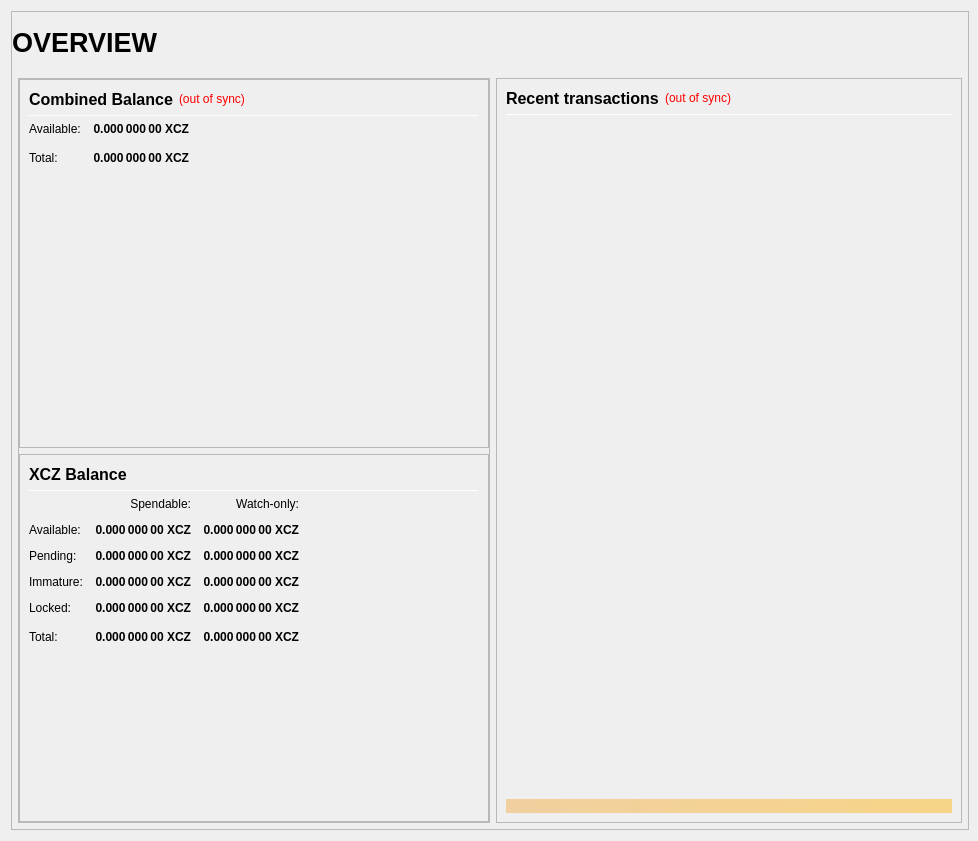
<?xml version="1.0" encoding="UTF-8"?>
<ui version="4.0">
 <class>OverviewPage</class>
 <widget class="QWidget" name="OverviewPage">
  <property name="geometry">
   <rect>
    <x>0</x>
    <y>0</y>
    <width>978</width>
    <height>841</height>
   </rect>
  </property>
  <property name="minimumSize">
   <size>
    <width>960</width>
    <height>682</height>
   </size>
  </property>
  <property name="windowTitle">
   <string>Form</string>
  </property>
  <layout class="QVBoxLayout" name="topLayout" stretch="1">
   <property name="rightMargin">
    <number>9</number>
   </property>
   <item>
    <widget class="QFrame" name="frame_BG">
     <property name="minimumSize">
      <size>
       <width>850</width>
       <height>610</height>
      </size>
     </property>
     <property name="maximumSize">
      <size>
       <width>16777215</width>
       <height>16777215</height>
      </size>
     </property>
     <property name="frameShape">
      <enum>QFrame::StyledPanel</enum>
     </property>
     <property name="frameShadow">
      <enum>QFrame::Raised</enum>
     </property>
     <layout class="QVBoxLayout" name="verticalLayout_3" stretch="1">
      <property name="leftMargin">
       <number>0</number>
      </property>
      <property name="topMargin">
       <number>0</number>
      </property>
      <property name="rightMargin">
       <number>0</number>
      </property>
      <property name="bottomMargin">
       <number>6</number>
      </property>
      <item>
       <layout class="QVBoxLayout" name="verticalLayout_Master" stretch="0,1">
        <property name="margin">
         <number>0</number>
        </property>
        <item>
         <widget class="QFrame" name="frame_Header">
          <layout class="QVBoxLayout" name="verticalLayout_Header" stretch="0">
           <property name="margin">
            <number>0</number>
           </property>
           <item>
            <layout class="QHBoxLayout" name="horizontalLayout_Header" stretch="1,0,1">
             <property name="spacing">
              <number>6</number>
             </property>
             <item>
              <widget class="QLabel" name="labelOverviewHeaderLeft">
               <property name="minimumSize">
                <size>
                 <width>464</width>
                 <height>60</height>
                </size>
               </property>
               <property name="maximumSize">
                <size>
                 <width>16777215</width>
                 <height>60</height>
                </size>
               </property>
               <property name="font">
                <font>
                 <pointsize>20</pointsize>
                 <weight>75</weight>
                 <bold>true</bold>
                </font>
               </property>
               <property name="text">
                <string>OVERVIEW</string>
               </property>
               <property name="alignment">
                <set>Qt::AlignLeading|Qt::AlignLeft|Qt::AlignVCenter</set>
               </property>
              </widget>
             </item>
             <item>
              <spacer name="horizontalSpacer_Header">
               <property name="orientation">
                <enum>Qt::Horizontal</enum>
               </property>
               <property name="sizeHint" stdset="0">
                <size>
                 <width>40</width>
                 <height>20</height>
                </size>
               </property>
              </spacer>
             </item>
             <item>
              <widget class="QLabel" name="labelOverviewHeaderRight">
               <property name="minimumSize">
                <size>
                 <width>464</width>
                 <height>60</height>
                </size>
               </property>
               <property name="maximumSize">
                <size>
                 <width>16777215</width>
                 <height>60</height>
                </size>
               </property>
               <property name="font">
                <font>
                 <pointsize>14</pointsize>
                </font>
               </property>
               <property name="text">
                <string/>
               </property>
               <property name="alignment">
                <set>Qt::AlignRight|Qt::AlignTrailing|Qt::AlignVCenter</set>
               </property>
              </widget>
             </item>
            </layout>
           </item>
          </layout>
         </widget>
        </item>
        <item>
         <widget class="QFrame" name="frame_Content">
          <layout class="QVBoxLayout" name="verticalLayout_Content">
           <property name="leftMargin">
            <number>6</number>
           </property>
           <property name="topMargin">
            <number>0</number>
           </property>
           <property name="rightMargin">
            <number>6</number>
           </property>
           <property name="bottomMargin">
            <number>0</number>
           </property>
           <item>
            <layout class="QHBoxLayout" name="horizontalLayout_Content" stretch="1,1">
             <property name="spacing">
              <number>6</number>
             </property>
             <item>
              <layout class="QVBoxLayout" name="verticalLayout_left" stretch="1">
               <item>
                <widget class="QFrame" name="frameObfuscation">
                 <property name="minimumSize">
                  <size>
                   <width>0</width>
                   <height>0</height>
                  </size>
                 </property>
                 <property name="frameShape">
                  <enum>QFrame::StyledPanel</enum>
                 </property>
                 <property name="frameShadow">
                  <enum>QFrame::Raised</enum>
                 </property>
                 <layout class="QVBoxLayout" name="verticalLayout" stretch="0,0,0">
                  <property name="margin">
                   <number>0</number>
                  </property>
                  <item>
                   <widget class="QFrame" name="frame_CombinedBalances">
                    <property name="minimumSize">
                     <size>
                      <width>470</width>
                      <height>0</height>
                     </size>
                    </property>
                    <property name="frameShape">
                     <enum>QFrame::StyledPanel</enum>
                    </property>
                    <property name="frameShadow">
                     <enum>QFrame::Raised</enum>
                    </property>
                    <layout class="QVBoxLayout" name="verticalLayout_5">
                     <item>
                      <layout class="QHBoxLayout" name="horizontalLayout_5" stretch="0,0,0">
                       <item>
                        <widget class="QLabel" name="label_5z">
                         <property name="minimumSize">
                          <size>
                           <width>0</width>
                           <height>20</height>
                          </size>
                         </property>
                         <property name="font">
                          <font>
                           <pointsize>12</pointsize>
                           <weight>75</weight>
                           <bold>true</bold>
                          </font>
                         </property>
                         <property name="toolTip">
                          <string>Combined Balance (including unconfirmed and immature coins)</string>
                         </property>
                         <property name="text">
                          <string>Combined Balance</string>
                         </property>
                        </widget>
                       </item>
                       <item>
                        <widget class="QLabel" name="labelWalletStatus">
                         <property name="cursor">
                          <cursorShape>WhatsThisCursor</cursorShape>
                         </property>
                         <property name="toolTip">
                          <string>The displayed information may be out of date. Your wallet automatically synchronizes with the XChainZ network after a connection is established, but this process has not completed yet.</string>
                         </property>
                         <property name="styleSheet">
                          <string notr="true">QLabel { color: red; }</string>
                         </property>
                         <property name="text">
                          <string notr="true">(out of sync)</string>
                         </property>
                         <property name="alignment">
                          <set>Qt::AlignLeading|Qt::AlignLeft|Qt::AlignVCenter</set>
                         </property>
                        </widget>
                       </item>
                       <item>
                        <spacer name="horizontalSpacer_1">
                         <property name="orientation">
                          <enum>Qt::Horizontal</enum>
                         </property>
                         <property name="sizeHint" stdset="0">
                          <size>
                           <width>40</width>
                           <height>20</height>
                          </size>
                         </property>
                        </spacer>
                       </item>
                      </layout>
                     </item>
                     <item>
                      <widget class="Line" name="line_CombinedBalance">
                       <property name="minimumSize">
                        <size>
                         <width>0</width>
                         <height>1</height>
                        </size>
                       </property>
                       <property name="maximumSize">
                        <size>
                         <width>16777215</width>
                         <height>1</height>
                        </size>
                       </property>
                       <property name="orientation">
                        <enum>Qt::Horizontal</enum>
                       </property>
                      </widget>
                     </item>
                     <item>
                      <layout class="QGridLayout" name="gridLayout_3">
                       <property name="spacing">
                        <number>12</number>
                       </property>
                       <item row="1" column="0">
                        <widget class="QLabel" name="labelBalanceTextz">
                         <property name="text">
                          <string>Available:</string>
                         </property>
                        </widget>
                       </item>
                       <item row="1" column="1">
                        <widget class="QLabel" name="labelBalancez">
                         <property name="font">
                          <font>
                           <weight>75</weight>
                           <bold>true</bold>
                          </font>
                         </property>
                         <property name="cursor">
                          <cursorShape>IBeamCursor</cursorShape>
                         </property>
                         <property name="toolTip">
                          <string>Your current spendable balance</string>
                         </property>
                         <property name="text">
                          <string notr="true">0.000 000 00 XCZ</string>
                         </property>
                         <property name="alignment">
                          <set>Qt::AlignRight|Qt::AlignTrailing|Qt::AlignVCenter</set>
                         </property>
                         <property name="textInteractionFlags">
                          <set>Qt::LinksAccessibleByMouse|Qt::TextSelectableByKeyboard|Qt::TextSelectableByMouse</set>
                         </property>
                        </widget>
                       </item>
                       <item row="2" column="0">
                        <widget class="QLabel" name="labelTotalTextz">
                         <property name="text">
                          <string>Total:</string>
                         </property>
                        </widget>
                       </item>
                       <item row="2" column="1">
                        <widget class="QLabel" name="labelTotalz">
                         <property name="font">
                          <font>
                           <weight>75</weight>
                           <bold>true</bold>
                          </font>
                         </property>
                         <property name="cursor">
                          <cursorShape>IBeamCursor</cursorShape>
                         </property>
                         <property name="toolTip">
                          <string>Total Balance, including all unavailable coins.</string>
                         </property>
                         <property name="text">
                          <string notr="true">0.000 000 00 XCZ</string>
                         </property>
                         <property name="alignment">
                          <set>Qt::AlignRight|Qt::AlignTrailing|Qt::AlignVCenter</set>
                         </property>
                         <property name="textInteractionFlags">
                          <set>Qt::LinksAccessibleByMouse|Qt::TextSelectableByKeyboard|Qt::TextSelectableByMouse</set>
                         </property>
                        </widget>
                       </item>
                       <item row="2" column="3">
                        <spacer name="horizontalSpacer_2">
                         <property name="orientation">
                          <enum>Qt::Horizontal</enum>
                         </property>
                         <property name="sizeHint" stdset="0">
                          <size>
                           <width>40</width>
                           <height>20</height>
                          </size>
                         </property>
                        </spacer>
                       </item>
                      </layout>
                     </item>
                     <item>
                      <spacer name="verticalSpacer_1">
                       <property name="orientation">
                        <enum>Qt::Vertical</enum>
                       </property>
                       <property name="sizeHint" stdset="0">
                        <size>
                         <width>20</width>
                         <height>40</height>
                        </size>
                       </property>
                      </spacer>
                     </item>
                    </layout>
                   </widget>
                  </item>
                  <item>
                   <widget class="QFrame" name="frame_Balances">
                    <property name="frameShape">
                     <enum>QFrame::StyledPanel</enum>
                    </property>
                    <property name="frameShadow">
                     <enum>QFrame::Raised</enum>
                    </property>
                    <layout class="QVBoxLayout" name="verticalLayout_4">
                     <item>
                      <layout class="QHBoxLayout" name="horizontalLayout_4">
                       <item>
                        <widget class="QLabel" name="label_5">
                         <property name="minimumSize">
                          <size>
                           <width>0</width>
                           <height>20</height>
                          </size>
                         </property>
                         <property name="font">
                          <font>
                           <pointsize>12</pointsize>
                           <weight>75</weight>
                           <bold>true</bold>
                          </font>
                         </property>
                         <property name="text">
                          <string>XCZ Balance</string>
                         </property>
                        </widget>
                       </item>
                       <item>
                        <spacer name="horizontalSpacer_3">
                         <property name="orientation">
                          <enum>Qt::Horizontal</enum>
                         </property>
                         <property name="sizeHint" stdset="0">
                          <size>
                           <width>40</width>
                           <height>20</height>
                          </size>
                         </property>
                        </spacer>
                       </item>
                      </layout>
                     </item>
                     <item>
                      <widget class="Line" name="line_Balance">
                       <property name="minimumSize">
                        <size>
                         <width>0</width>
                         <height>1</height>
                        </size>
                       </property>
                       <property name="maximumSize">
                        <size>
                         <width>16777215</width>
                         <height>1</height>
                        </size>
                       </property>
                       <property name="orientation">
                        <enum>Qt::Horizontal</enum>
                       </property>
                      </widget>
                     </item>
                     <item>
                      <layout class="QGridLayout" name="gridLayout">
                       <property name="spacing">
                        <number>12</number>
                       </property>
                       <item row="0" column="1">
                        <widget class="QLabel" name="labelSpendable">
                         <property name="text">
                          <string>Spendable:</string>
                         </property>
                         <property name="alignment">
                          <set>Qt::AlignRight|Qt::AlignTrailing|Qt::AlignVCenter</set>
                         </property>
                        </widget>
                       </item>
                       <item row="0" column="2">
                        <widget class="QLabel" name="labelWatchonly">
                         <property name="text">
                          <string>Watch-only:</string>
                         </property>
                         <property name="alignment">
                          <set>Qt::AlignRight|Qt::AlignTrailing|Qt::AlignVCenter</set>
                         </property>
                        </widget>
                       </item>
                       <item row="1" column="0">
                        <widget class="QLabel" name="labelBalanceText">
                         <property name="text">
                          <string>Available:</string>
                         </property>
                        </widget>
                       </item>
                       <item row="1" column="1">
                        <widget class="QLabel" name="labelBalance">
                         <property name="font">
                          <font>
                           <weight>75</weight>
                           <bold>true</bold>
                          </font>
                         </property>
                         <property name="cursor">
                          <cursorShape>IBeamCursor</cursorShape>
                         </property>
                         <property name="toolTip">
                          <string>Your current spendable balance</string>
                         </property>
                         <property name="text">
                          <string notr="true">0.000 000 00 XCZ</string>
                         </property>
                         <property name="alignment">
                          <set>Qt::AlignRight|Qt::AlignTrailing|Qt::AlignVCenter</set>
                         </property>
                         <property name="textInteractionFlags">
                          <set>Qt::LinksAccessibleByMouse|Qt::TextSelectableByKeyboard|Qt::TextSelectableByMouse</set>
                         </property>
                        </widget>
                       </item>
                       <item row="1" column="2">
                        <widget class="QLabel" name="labelWatchAvailable">
                         <property name="font">
                          <font>
                           <weight>75</weight>
                           <bold>true</bold>
                          </font>
                         </property>
                         <property name="cursor">
                          <cursorShape>IBeamCursor</cursorShape>
                         </property>
                         <property name="toolTip">
                          <string>Your current balance in watch-only addresses</string>
                         </property>
                         <property name="text">
                          <string notr="true">0.000 000 00 XCZ</string>
                         </property>
                         <property name="alignment">
                          <set>Qt::AlignRight|Qt::AlignTrailing|Qt::AlignVCenter</set>
                         </property>
                         <property name="textInteractionFlags">
                          <set>Qt::LinksAccessibleByMouse|Qt::TextSelectableByKeyboard|Qt::TextSelectableByMouse</set>
                         </property>
                        </widget>
                       </item>
                       <item row="2" column="0">
                        <widget class="QLabel" name="labelPendingText">
                         <property name="text">
                          <string>Pending:</string>
                         </property>
                        </widget>
                       </item>
                       <item row="2" column="1">
                        <widget class="QLabel" name="labelUnconfirmed">
                         <property name="font">
                          <font>
                           <weight>75</weight>
                           <bold>true</bold>
                          </font>
                         </property>
                         <property name="cursor">
                          <cursorShape>IBeamCursor</cursorShape>
                         </property>
                         <property name="toolTip">
                          <string>Total of transactions that have yet to be confirmed, and do not yet count toward the spendable balance</string>
                         </property>
                         <property name="text">
                          <string notr="true">0.000 000 00 XCZ</string>
                         </property>
                         <property name="alignment">
                          <set>Qt::AlignRight|Qt::AlignTrailing|Qt::AlignVCenter</set>
                         </property>
                         <property name="textInteractionFlags">
                          <set>Qt::LinksAccessibleByMouse|Qt::TextSelectableByKeyboard|Qt::TextSelectableByMouse</set>
                         </property>
                        </widget>
                       </item>
                       <item row="2" column="2">
                        <widget class="QLabel" name="labelWatchPending">
                         <property name="font">
                          <font>
                           <weight>75</weight>
                           <bold>true</bold>
                          </font>
                         </property>
                         <property name="cursor">
                          <cursorShape>IBeamCursor</cursorShape>
                         </property>
                         <property name="toolTip">
                          <string>Unconfirmed transactions to watch-only addresses</string>
                         </property>
                         <property name="text">
                          <string notr="true">0.000 000 00 XCZ</string>
                         </property>
                         <property name="alignment">
                          <set>Qt::AlignRight|Qt::AlignTrailing|Qt::AlignVCenter</set>
                         </property>
                         <property name="textInteractionFlags">
                          <set>Qt::LinksAccessibleByMouse|Qt::TextSelectableByKeyboard|Qt::TextSelectableByMouse</set>
                         </property>
                        </widget>
                       </item>
                       <item row="3" column="0">
                        <widget class="QLabel" name="labelImmatureText">
                         <property name="text">
                          <string>Immature:</string>
                         </property>
                        </widget>
                       </item>
                       <item row="3" column="1">
                        <widget class="QLabel" name="labelImmature">
                         <property name="font">
                          <font>
                           <weight>75</weight>
                           <bold>true</bold>
                          </font>
                         </property>
                         <property name="cursor">
                          <cursorShape>IBeamCursor</cursorShape>
                         </property>
                         <property name="toolTip">
                          <string>Staked or masternode rewards that has not yet matured</string>
                         </property>
                         <property name="text">
                          <string notr="true">0.000 000 00 XCZ</string>
                         </property>
                         <property name="alignment">
                          <set>Qt::AlignRight|Qt::AlignTrailing|Qt::AlignVCenter</set>
                         </property>
                         <property name="textInteractionFlags">
                          <set>Qt::LinksAccessibleByMouse|Qt::TextSelectableByKeyboard|Qt::TextSelectableByMouse</set>
                         </property>
                        </widget>
                       </item>
                       <item row="3" column="2">
                        <widget class="QLabel" name="labelWatchImmature">
                         <property name="font">
                          <font>
                           <weight>75</weight>
                           <bold>true</bold>
                          </font>
                         </property>
                         <property name="cursor">
                          <cursorShape>IBeamCursor</cursorShape>
                         </property>
                         <property name="toolTip">
                          <string>Staked or masternode rewards in watch-only addresses that has not yet matured</string>
                         </property>
                         <property name="text">
                          <string notr="true">0.000 000 00 XCZ</string>
                         </property>
                         <property name="alignment">
                          <set>Qt::AlignRight|Qt::AlignTrailing|Qt::AlignVCenter</set>
                         </property>
                         <property name="textInteractionFlags">
                          <set>Qt::LinksAccessibleByMouse|Qt::TextSelectableByKeyboard|Qt::TextSelectableByMouse</set>
                         </property>
                        </widget>
                       </item>
                       <item row="4" column="0">
                        <widget class="QLabel" name="labelLockedBalanceText">
                         <property name="toolTip">
                          <string>Locked XCZ or Masternode collaterals. These are excluded from zXCZ minting.</string>
                         </property>
                         <property name="text">
                          <string>Locked:</string>
                         </property>
                        </widget>
                       </item>
                       <item row="4" column="1">
                        <widget class="QLabel" name="labelLockedBalance">
                         <property name="font">
                          <font>
                           <weight>75</weight>
                           <bold>true</bold>
                          </font>
                         </property>
                         <property name="cursor">
                          <cursorShape>IBeamCursor</cursorShape>
                         </property>
                         <property name="toolTip">
                          <string>Locked XCZ or Masternode collaterals. These are excluded from zXCZ minting.</string>
                         </property>
                         <property name="text">
                          <string notr="true">0.000 000 00 XCZ</string>
                         </property>
                         <property name="alignment">
                          <set>Qt::AlignRight|Qt::AlignTrailing|Qt::AlignVCenter</set>
                         </property>
                         <property name="textInteractionFlags">
                          <set>Qt::LinksAccessibleByMouse|Qt::TextSelectableByKeyboard|Qt::TextSelectableByMouse</set>
                         </property>
                        </widget>
                       </item>
                       <item row="4" column="2">
                        <widget class="QLabel" name="labelWatchLocked">
                         <property name="font">
                          <font>
                           <weight>75</weight>
                           <bold>true</bold>
                          </font>
                         </property>
                         <property name="cursor">
                          <cursorShape>IBeamCursor</cursorShape>
                         </property>
                         <property name="toolTip">
                          <string>Current locked balance in watch-only addresses</string>
                         </property>
                         <property name="text">
                          <string notr="true">0.000 000 00 XCZ</string>
                         </property>
                         <property name="alignment">
                          <set>Qt::AlignRight|Qt::AlignTrailing|Qt::AlignVCenter</set>
                         </property>
                         <property name="textInteractionFlags">
                          <set>Qt::LinksAccessibleByMouse|Qt::TextSelectableByKeyboard|Qt::TextSelectableByMouse</set>
                         </property>
                        </widget>
                       </item>
                       <item row="5" column="0">
                        <widget class="QLabel" name="labelTotalText">
                         <property name="toolTip">
                          <string>Your current XChainZ balance, unconfirmed and immature transactions included</string>
                         </property>
                         <property name="text">
                          <string>Total:</string>
                         </property>
                        </widget>
                       </item>
                       <item row="5" column="1">
                        <widget class="QLabel" name="labelTotal">
                         <property name="font">
                          <font>
                           <weight>75</weight>
                           <bold>true</bold>
                          </font>
                         </property>
                         <property name="cursor">
                          <cursorShape>IBeamCursor</cursorShape>
                         </property>
                         <property name="toolTip">
                          <string>Your current XChainZ balance, unconfirmed and immature transactions included</string>
                         </property>
                         <property name="text">
                          <string notr="true">0.000 000 00 XCZ</string>
                         </property>
                         <property name="alignment">
                          <set>Qt::AlignRight|Qt::AlignTrailing|Qt::AlignVCenter</set>
                         </property>
                         <property name="textInteractionFlags">
                          <set>Qt::LinksAccessibleByMouse|Qt::TextSelectableByKeyboard|Qt::TextSelectableByMouse</set>
                         </property>
                        </widget>
                       </item>
                       <item row="5" column="2">
                        <widget class="QLabel" name="labelWatchTotal">
                         <property name="font">
                          <font>
                           <weight>75</weight>
                           <bold>true</bold>
                          </font>
                         </property>
                         <property name="cursor">
                          <cursorShape>IBeamCursor</cursorShape>
                         </property>
                         <property name="toolTip">
                          <string>Current total balance in watch-only addresses</string>
                         </property>
                         <property name="text">
                          <string notr="true">0.000 000 00 XCZ</string>
                         </property>
                         <property name="alignment">
                          <set>Qt::AlignRight|Qt::AlignTrailing|Qt::AlignVCenter</set>
                         </property>
                         <property name="textInteractionFlags">
                          <set>Qt::LinksAccessibleByMouse|Qt::TextSelectableByKeyboard|Qt::TextSelectableByMouse</set>
                         </property>
                        </widget>
                       </item>
                       <item row="5" column="3">
                        <spacer name="horizontalSpacer_9">
                         <property name="orientation">
                          <enum>Qt::Horizontal</enum>
                         </property>
                         <property name="sizeHint" stdset="0">
                          <size>
                           <width>40</width>
                           <height>20</height>
                          </size>
                         </property>
                        </spacer>
                       </item>
                      </layout>
                     </item>
                     <item>
                      <spacer name="verticalSpacer_3">
                       <property name="orientation">
                        <enum>Qt::Vertical</enum>
                       </property>
                       <property name="sizeHint" stdset="0">
                        <size>
                         <width>20</width>
                         <height>40</height>
                        </size>
                       </property>
                      </spacer>
                     </item>
                    </layout>
                   </widget>
                  </item>
                 </layout>
                </widget>
               </item>
              </layout>
             </item>
             <item>
              <layout class="QVBoxLayout" name="verticalLayout_right" stretch="1">
               <item>
                <widget class="QFrame" name="frame_RecentTransactions">
                 <property name="minimumSize">
                  <size>
                   <width>0</width>
                   <height>0</height>
                  </size>
                 </property>
                 <property name="frameShape">
                  <enum>QFrame::StyledPanel</enum>
                 </property>
                 <property name="frameShadow">
                  <enum>QFrame::Raised</enum>
                 </property>
                 <layout class="QVBoxLayout" name="verticalLayout_1" stretch="0,0,0,0,0">
                  <item>
                   <layout class="QHBoxLayout" name="horizontalLayout_2">
                    <item>
                     <widget class="QLabel" name="label_4">
                      <property name="minimumSize">
                       <size>
                        <width>0</width>
                        <height>20</height>
                       </size>
                      </property>
                      <property name="font">
                       <font>
                        <pointsize>12</pointsize>
                        <weight>75</weight>
                        <bold>true</bold>
                       </font>
                      </property>
                      <property name="text">
                       <string>Recent transactions</string>
                      </property>
                     </widget>
                    </item>
                    <item>
                     <widget class="QLabel" name="labelTransactionsStatus">
                      <property name="cursor">
                       <cursorShape>WhatsThisCursor</cursorShape>
                      </property>
                      <property name="toolTip">
                       <string>The displayed information may be out of date. Your wallet automatically synchronizes with the XChainZ network after a connection is established, but this process has not completed yet.</string>
                      </property>
                      <property name="styleSheet">
                       <string notr="true">QLabel { color: red; }</string>
                      </property>
                      <property name="text">
                       <string notr="true">(out of sync)</string>
                      </property>
                      <property name="alignment">
                       <set>Qt::AlignRight|Qt::AlignTrailing|Qt::AlignVCenter</set>
                      </property>
                     </widget>
                    </item>
                    <item>
                     <spacer name="horizontalSpacer">
                      <property name="orientation">
                       <enum>Qt::Horizontal</enum>
                      </property>
                      <property name="sizeHint" stdset="0">
                       <size>
                        <width>40</width>
                        <height>20</height>
                       </size>
                      </property>
                     </spacer>
                    </item>
                   </layout>
                  </item>
                  <item>
                   <widget class="Line" name="line">
                    <property name="minimumSize">
                     <size>
                      <width>0</width>
                      <height>1</height>
                     </size>
                    </property>
                    <property name="maximumSize">
                     <size>
                      <width>16777215</width>
                      <height>1</height>
                     </size>
                    </property>
                    <property name="orientation">
                     <enum>Qt::Horizontal</enum>
                    </property>
                   </widget>
                  </item>
                  <item>
                   <widget class="QListView" name="listTransactions">
                    <property name="minimumSize">
                     <size>
                      <width>0</width>
                      <height>0</height>
                     </size>
                    </property>
                    <property name="styleSheet">
                     <string notr="true">QListView { background: transparent; }</string>
                    </property>
                    <property name="frameShape">
                     <enum>QFrame::NoFrame</enum>
                    </property>
                    <property name="verticalScrollBarPolicy">
                     <enum>Qt::ScrollBarAlwaysOff</enum>
                    </property>
                    <property name="horizontalScrollBarPolicy">
                     <enum>Qt::ScrollBarAlwaysOff</enum>
                    </property>
                    <property name="selectionMode">
                     <enum>QAbstractItemView::NoSelection</enum>
                    </property>
                   </widget>
                  </item>
                  <item>
                   <spacer name="verticalSpacer_2">
                    <property name="orientation">
                     <enum>Qt::Vertical</enum>
                    </property>
                    <property name="sizeType">
                     <enum>QSizePolicy::Expanding</enum>
                    </property>
                    <property name="sizeHint" stdset="0">
                     <size>
                      <width>20</width>
                      <height>40</height>
                     </size>
                    </property>
                   </spacer>
                  </item>
                  <item>
                   <widget class="QLabel" name="labelAlerts">
                    <property name="maximumSize">
                     <size>
                      <width>16777215</width>
                      <height>16777215</height>
                     </size>
                    </property>
                    <property name="styleSheet">
                     <string notr="true">background-color: qlineargradient(x1: 0, y1: 0, x2: 1, y2: 0, stop:0 #F0D0A0, stop:1 #F8D488); color:#000000;</string>
                    </property>
                    <property name="text">
                     <string/>
                    </property>
                    <property name="wordWrap">
                     <bool>true</bool>
                    </property>
                    <property name="margin">
                     <number>3</number>
                    </property>
                   </widget>
                  </item>
                 </layout>
                </widget>
               </item>
              </layout>
             </item>
            </layout>
           </item>
          </layout>
         </widget>
        </item>
       </layout>
      </item>
     </layout>
    </widget>
   </item>
  </layout>
 </widget>
 <resources/>
 <connections/>
</ui>
